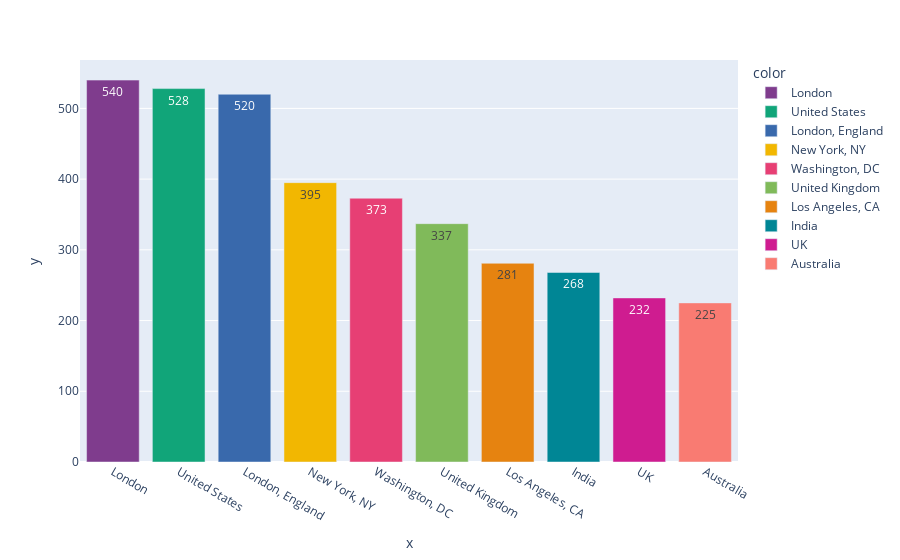

Notebook cell for this chart:
### Markdown cell above
### There's 5 sentiments in the dataset: Positive, Negative, Neutral, Extremely Postive and Extremely Negative.Each Positive and Negative account for 27.8% and 24.1%.

### Code cell
location = train_df['Location'].value_counts().nlargest(n=10)
fig = px.bar(y=location.values,
       x=location.index,
       orientation='v',
       color=location.index,
       text=location.values,
       color_discrete_sequence= px.colors.qualitative.Bold)
fig.show()

### Figure 1 — Plotly figure (JSON) as saved in the notebook; plotly's stock layout.template omitted (floating-point values rounded to 4 significant figures)
{"data": [{"alignmentgroup": "True", "hovertemplate": "color=London<br>x=%{x}<br>y=%{y}<br>text=%{text}<extra></extra>", "legendgroup": "London", "marker": {"color": "rgb(127, 60, 141)", "pattern": {"shape": ""}}, "name": "London", "offsetgroup": "London", "orientation": "v", "showlegend": true, "text": [540], "textposition": "auto", "type": "bar", "x": ["London"], "xaxis": "x", "y": [540], "yaxis": "y"}, {"alignmentgroup": "True", "hovertemplate": "color=United States<br>x=%{x}<br>y=%{y}<br>text=%{text}<extra></extra>", "legendgroup": "United States", "marker": {"color": "rgb(17, 165, 121)", "pattern": {"shape": ""}}, "name": "United States", "offsetgroup": "United States", "orientation": "v", "showlegend": true, "text": [528], "textposition": "auto", "type": "bar", "x": ["United States"], "xaxis": "x", "y": [528], "yaxis": "y"}, {"alignmentgroup": "True", "hovertemplate": "color=London, England<br>x=%{x}<br>y=%{y}<br>text=%{text}<extra></extra>", "legendgroup": "London, England", "marker": {"color": "rgb(57, 105, 172)", "pattern": {"shape": ""}}, "name": "London, England", "offsetgroup": "London, England", "orientation": "v", "showlegend": true, "text": [520], "textposition": "auto", "type": "bar", "x": ["London, England"], "xaxis": "x", "y": [520], "yaxis": "y"}, {"alignmentgroup": "True", "hovertemplate": "color=New York, NY<br>x=%{x}<br>y=%{y}<br>text=%{text}<extra></extra>", "legendgroup": "New York, NY", "marker": {"color": "rgb(242, 183, 1)", "pattern": {"shape": ""}}, "name": "New York, NY", "offsetgroup": "New York, NY", "orientation": "v", "showlegend": true, "text": [395], "textposition": "auto", "type": "bar", "x": ["New York, NY"], "xaxis": "x", "y": [395], "yaxis": "y"}, {"alignmentgroup": "True", "hovertemplate": "color=Washington, DC<br>x=%{x}<br>y=%{y}<br>text=%{text}<extra></extra>", "legendgroup": "Washington, DC", "marker": {"color": "rgb(231, 63, 116)", "pattern": {"shape": ""}}, "name": "Washington, DC", "offsetgroup": "Washington, DC", "orientation": "v", "showlegend": true, "text": [373], "textposition": "auto", "type": "bar", "x": ["Washington, DC"], "xaxis": "x", "y": [373], "yaxis": "y"}, {"alignmentgroup": "True", "hovertemplate": "color=United Kingdom<br>x=%{x}<br>y=%{y}<br>text=%{text}<extra></extra>", "legendgroup": "United Kingdom", "marker": {"color": "rgb(128, 186, 90)", "pattern": {"shape": ""}}, "name": "United Kingdom", "offsetgroup": "United Kingdom", "orientation": "v", "showlegend": true, "text": [337], "textposition": "auto", "type": "bar", "x": ["United Kingdom"], "xaxis": "x", "y": [337], "yaxis": "y"}, {"alignmentgroup": "True", "hovertemplate": "color=Los Angeles, CA<br>x=%{x}<br>y=%{y}<br>text=%{text}<extra></extra>", "legendgroup": "Los Angeles, CA", "marker": {"color": "rgb(230, 131, 16)", "pattern": {"shape": ""}}, "name": "Los Angeles, CA", "offsetgroup": "Los Angeles, CA", "orientation": "v", "showlegend": true, "text": [281], "textposition": "auto", "type": "bar", "x": ["Los Angeles, CA"], "xaxis": "x", "y": [281], "yaxis": "y"}, {"alignmentgroup": "True", "hovertemplate": "color=India<br>x=%{x}<br>y=%{y}<br>text=%{text}<extra></extra>", "legendgroup": "India", "marker": {"color": "rgb(0, 134, 149)", "pattern": {"shape": ""}}, "name": "India", "offsetgroup": "India", "orientation": "v", "showlegend": true, "text": [268], "textposition": "auto", "type": "bar", "x": ["India"], "xaxis": "x", "y": [268], "yaxis": "y"}, {"alignmentgroup": "True", "hovertemplate": "color=UK<br>x=%{x}<br>y=%{y}<br>text=%{text}<extra></extra>", "legendgroup": "UK", "marker": {"color": "rgb(207, 28, 144)", "pattern": {"shape": ""}}, "name": "UK", "offsetgroup": "UK", "orientation": "v", "showlegend": true, "text": [232], "textposition": "auto", "type": "bar", "x": ["UK"], "xaxis": "x", "y": [232], "yaxis": "y"}, {"alignmentgroup": "True", "hovertemplate": "color=Australia<br>x=%{x}<br>y=%{y}<br>text=%{text}<extra></extra>", "legendgroup": "Australia", "marker": {"color": "rgb(249, 123, 114)", "pattern": {"shape": ""}}, "name": "Australia", "offsetgroup": "Australia", "orientation": "v", "showlegend": true, "text": [225], "textposition": "auto", "type": "bar", "x": ["Australia"], "xaxis": "x", "y": [225], "yaxis": "y"}], "layout": {"autosize": true, "barmode": "relative", "legend": {"title": {"text": "color"}, "tracegroupgap": 0}, "margin": {"t": 60}, "xaxis": {"anchor": "y", "autorange": true, "domain": [0, 1], "range": [-0.5, 9.5], "title": {"text": "x"}, "type": "category"}, "yaxis": {"anchor": "x", "autorange": true, "domain": [0, 1], "range": [0, 568.4], "title": {"text": "y"}, "type": "linear"}}}
